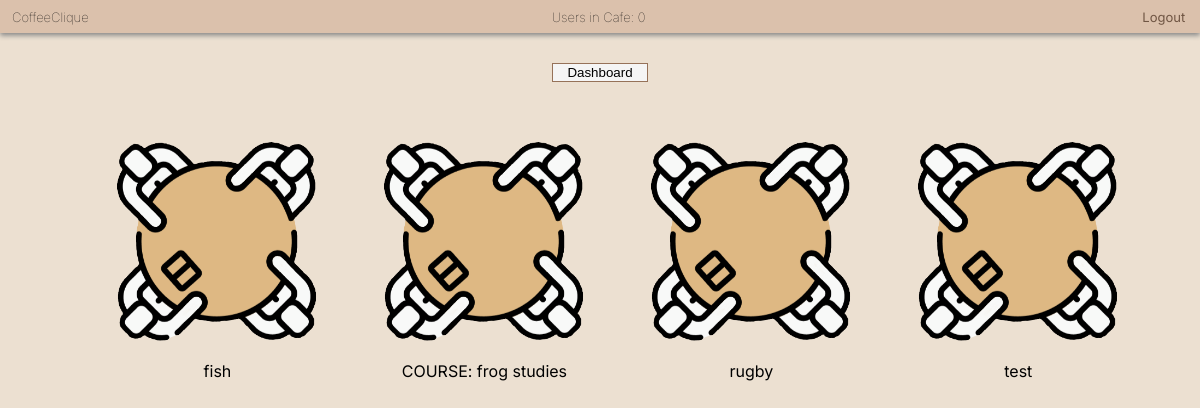
Page /table_view (signed in) on the earlier database version.
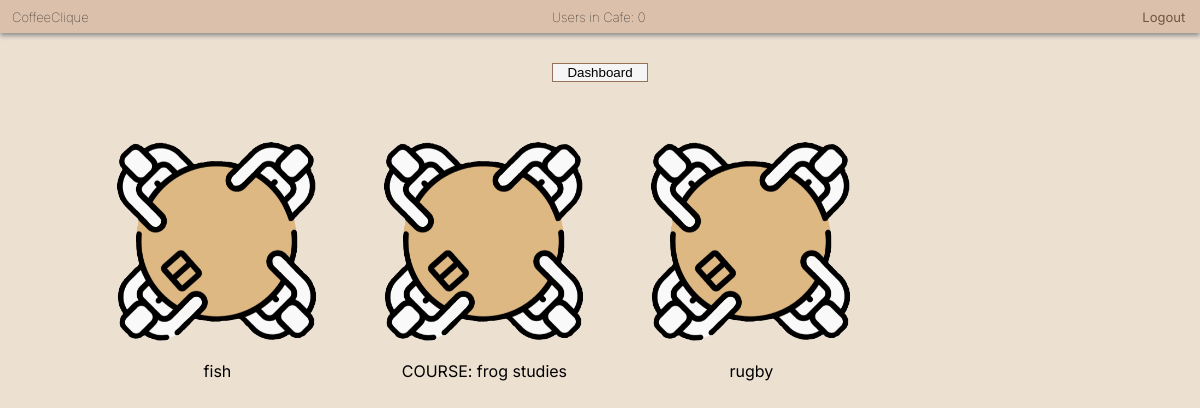
Same page on the later database version.
### app/models.py (models this page shows, shortened)
class CafeTable(models.Model):
    table_id = models.CharField(max_length=50)
    university = models.CharField(max_length=50)

### app/views.py (the view)
# urls.py: path('table_view', views.table_view, name='table_view'),
@login_required(login_url='/')
def table_view(request):
    current_user = request.user
    tables = CafeTable.objects.filter(
        university=current_user.university,
        table_id__in=current_user.cafe_table_ids.values_list('table_id',
                                                             flat=True)
    )
    context = {
        'tables': tables,
        'num_users': get_number_current_users()
    }
    return render(request, "table_view.html", context)

### app/views.py (called while the page is built)
def get_number_current_users():
    active_sessions = Session.objects.filter(expire_date__gte=timezone.now())
    active = 0
    for session in active_sessions:
        data = session.get_decoded()
        if data != {}:
            active += 1
    return active

### app/templates/table_view.html (shortened to what this page needs)
<!DOCTYPE html>
<html lang="en">
<head>
  {% load static %}
  <link rel="stylesheet" type="text/css" href="{% static 'css/basic.css' %}"></link>
  <link rel="stylesheet" type="text/css" href="{% static 'css/table_view.css' %}"></link>
</head>
<body>
  <div class="top_bar">
    <h6 class="app_name">CoffeeClique</h6>
    <h6 class="user_count">Users in Cafe: {{ num_users }}</h6>
    <a class="logout" href="{% url 'logout' %}">Logout</a>
  </div>
  <button class="button" onclick="document.location='dashboard'" id="dashboard" >Dashboard</button>
  <ul>
    {% if tables %}
    <div class="tables">
      {% for table in tables %}
      <li>
        <a href="{% url 'table_chat' table.pk %}">
        <img alt="Table" src="{% static 'images/table.png' %}" width=200 height=200></a>
        <p class="table_names">{{table.table_id}}</p>
      </li>
      {% endfor %}
    </div>
    {% else %}
    <div class="message">
      <h1>Let's Join Some Tables!</h1>
      <p>You have not joined any cafe tables yet. Click <a href="{% url 'edit_info' %}">here</a> to join tables.</p>
      <img alt="Table" src="{% static 'images/tableBW.png' %}" width=140 height=140></a>
    </div>
    {% endif %}
  </ul>
</body>
</html>

Differences in the rows shown:
removed CafeTable: table_id "test"
